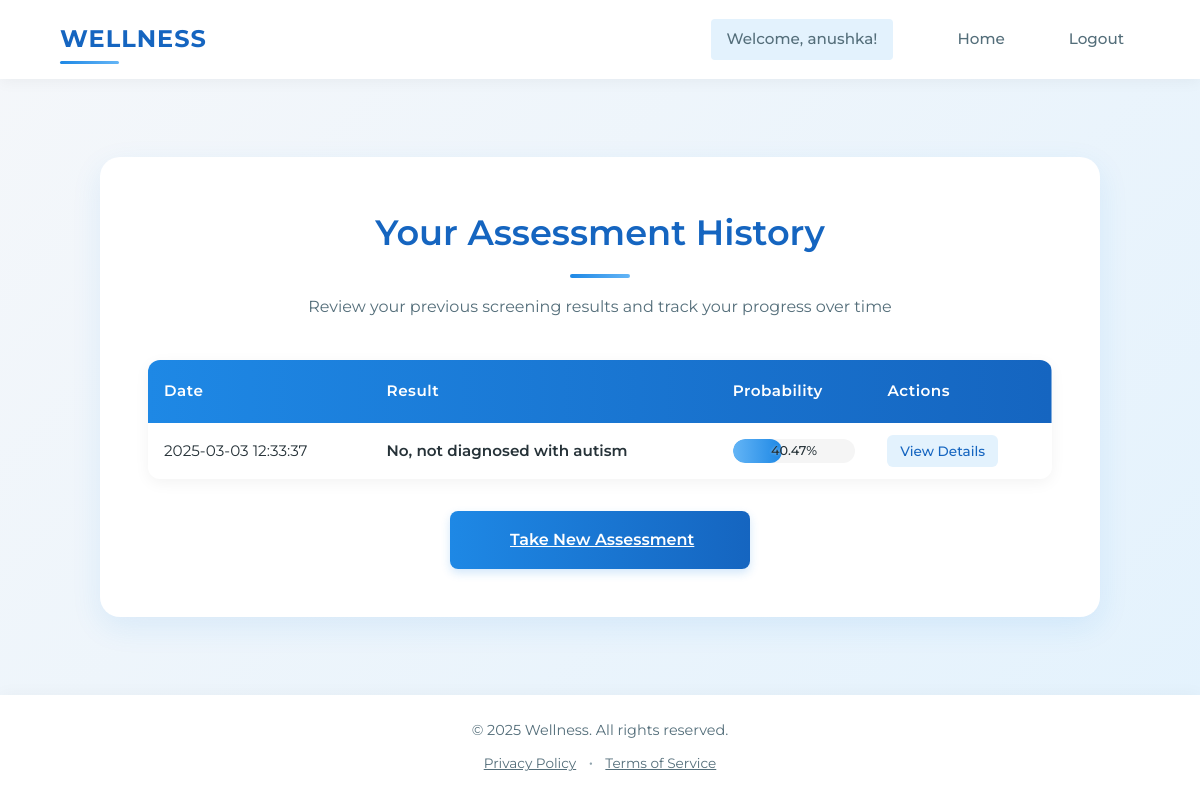
The app's page /history (signed in), older data.
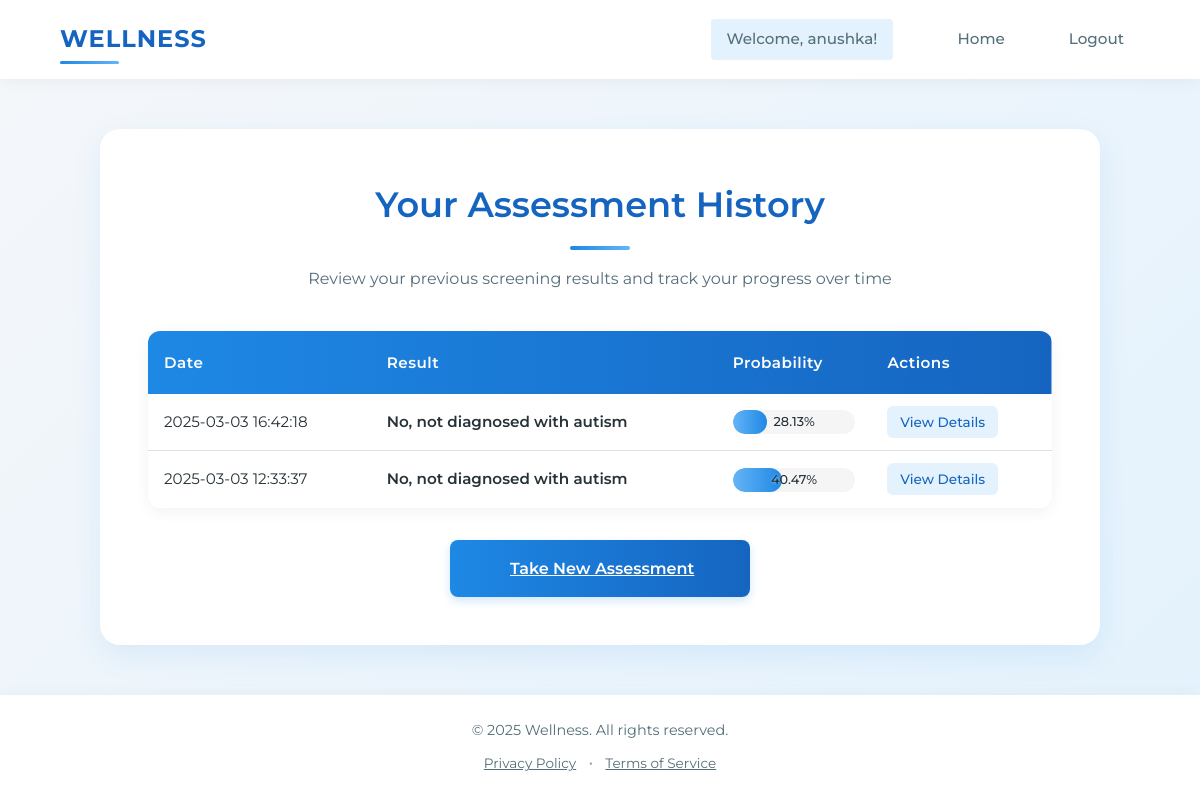
The same page, newer data.
### tables this page shows
CREATE TABLE assessments (
        id INTEGER PRIMARY KEY AUTOINCREMENT,
        user_id INTEGER,
        assessment_date TIMESTAMP DEFAULT CURRENT_TIMESTAMP,
        result TEXT,
        probability REAL,
        a1 INTEGER, a2 INTEGER, a3 INTEGER, a4 INTEGER, a5 INTEGER,
        a6 INTEGER, a7 INTEGER, a8 INTEGER, a9 INTEGER, a10 INTEGER,
        age INTEGER, gender TEXT, jaundice INTEGER, autism_history INTEGER,
        FOREIGN KEY (user_id) REFERENCES users (id)
    );

### app.py (the view)
@app.route('/history')
def history():
    if 'user_id' not in session:
        return redirect(url_for('login'))
    conn = sqlite3.connect('autism_app.db')
    conn.row_factory = sqlite3.Row
    cursor = conn.cursor()
    cursor.execute('''
        SELECT * FROM assessments WHERE user_id = ? ORDER BY assessment_date DESC
    ''', (session['user_id'],))
    assessments = cursor.fetchall()
    conn.close()
    return render_template('history.html',
                          assessments=assessments,
                          logged_in=True,
                          username=session.get('username'))

### templates/history.html (shortened to what this page needs)
<!DOCTYPE html>
<html lang="en">
<head>
    <link rel="stylesheet" href="{{ url_for('static', filename='auth-styles.css') }}">
    <link rel="stylesheet" href="{{ url_for('static', filename='history-styles.css') }}">
</head>
<body>
    <div class="page-container">
        <div class="navbar">
            <div class="nav-logo">
                <h2>WELLNESS</h2>
            </div>
            <div class="nav-links">
                <span class="user-welcome">Welcome, {{ username }}!</span>
                <a href="{{ url_for('home') }}" class="nav-link">Home</a>
                <a href="{{ url_for('logout') }}" class="nav-link">Logout</a>
            </div>
        </div>
        <div class="history-main">
            <div class="history-card">
                <div class="history-header">
                    <h1>Your Assessment History</h1>
                    <div class="auth-divider"></div>
                    <p>Review your previous screening results and track your progress over time</p>
                </div>
                <div class="history-content">
                    {% if assessments %}
                        <div class="table-container">
                            <table class="history-table">
                                <thead>
                                    <tr>
                                        <th>Date</th>
                                        <th>Result</th>
                                        <th>Probability</th>
                                        <th>Actions</th>
                                    </tr>
                                </thead>
                                <tbody>
                                    {% for assessment in assessments %}
                                    <tr>
                                        <td>{{ assessment.assessment_date }}</td>
                                        <td class="result-cell {% if 'No indication' in assessment.result %}result-negative{% else %}result-positive{% endif %}">
                                            {{ assessment.result }}
                                        </td>
                                        <td>
                                            <div class="probability-bar-container">
                                                <div class="probability-bar" style="width: {{ assessment.probability }}%"></div>
                                                <span class="probability-text">{{ "%.2f"|format(assessment.probability) }}%</span>
                                            </div>
                                        </td>
                                        <td>
                                            <a href="#" class="view-details-btn">View Details</a>
                                        </td>
                                    </tr>
                                    {% endfor %}
                                </tbody>
                            </table>
                        </div>
                    {% endif %}
                    <div class="history-actions">
                        <a href="{{ url_for('home') }}" class="auth-button">Take New Assessment</a>
                    </div>
                </div>
            </div>
        </div>
        <div class="history-footer">
            <p>&copy; 2025 Wellness. All rights reserved.</p>
            <a href="#" class="home-link">Privacy Policy</a>
            <span class="footer-separator">•</span>
            <a href="#" class="home-link">Terms of Service</a>
        </div>
    </div>
</body>
</html>

Row changes from the older to the newer data that the page shows:
added assessments: assessment_date "2025-03-03 16:42:18", result "No, not diagnosed with autism", probability "28.13"
